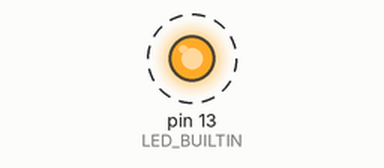
The sketch below on a simulated Arduino Uno, built with avr-gcc and run on an emulated ATmega328P. Parts: output pins drawn as LEDs (lit = HIGH). Dashed ring = blinking.

Above: at 0.05 s.
Timing chart, 0 to 3.0 s (numbered marks = the images above):
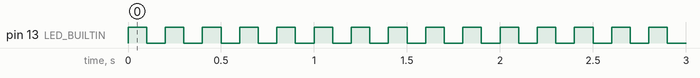

Measured:
- by itself, pin 13 (LED_BUILTIN): alternates HIGH for 0.10 s and LOW for 0.10 s

The sketch:

BlinkUno.ino
```cpp
#include <Arduino.h>

void __attribute__ ((noinline)) testSimpleAdd(){
  volatile unsigned char b,c;
  //unsigned char b,c;
  volatile unsigned char d;

  asm("nop");
  b=1;
  c=2;
  d=b+c;
  asm("nop");
}

volatile unsigned char a;
void setup() {
  pinMode(LED_BUILTIN, OUTPUT);
}

// the loop function runs over and over again forever
void loop() {
  asm("nop");
  testSimpleAdd();

  digitalWrite(LED_BUILTIN, HIGH);
  a=1;
  asm("nop");
  delay(100);
  digitalWrite(LED_BUILTIN, LOW);
  a=a+2;
  asm("nop");
  delay(100);
}
```
